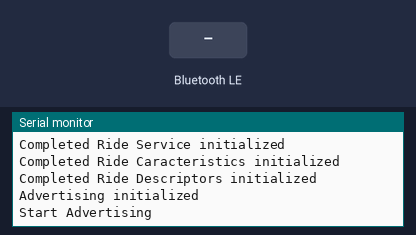
Bench run of a program on a simulated ESP32. On the bench: the last lines printed to the serial monitor. Inputs (shaded band) come from the test bench. Nothing arrives over Bluetooth unless stated; a phone connects over Bluetooth LE 3 s after start.

Above: at 1.2 s.
1.3 s: Bluetooth LE write "1" received
At 2.4 s:
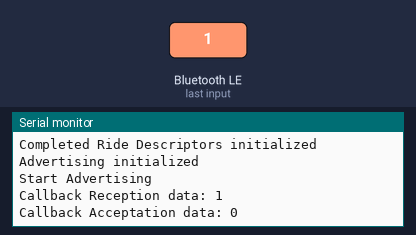
2.8 s: Bluetooth LE write "0" received
At 2.96 s:
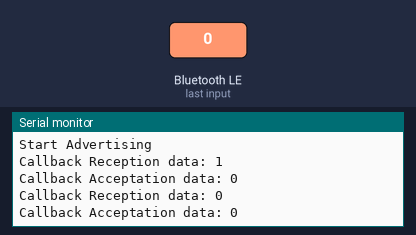
4.5 s: Bluetooth LE write "0" received
At 4.66 s:
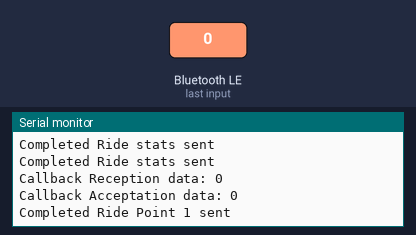
6.4 s: Bluetooth LE write "1" received
At 6.51 s:
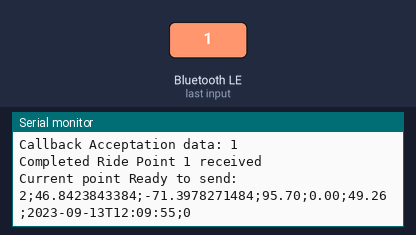

Measured:
- after the input at 1.3 s, the serial monitor: prints a new line at once (image 1)
- after the input at 2.8 s, the serial monitor: prints a new line at once (image 2)
- after the input at 4.5 s, the serial monitor: prints a new line at once (image 3)
- after the input at 6.4 s, the serial monitor: prints a new line at once (image 4)

The program:

main.cpp
```cpp
#include <Arduino.h>
#include <BLEDevice.h>
#include <BLEServer.h>
#include <BLEUtils.h>
#include <BLESecurity.h>

/*----- BLE -----*/
#define BLE_DEVICE_NAME "TrackSense_TEST_ENVOI"
#define BLE_PIN_CODE "123456"
#define BLE_TRUE "true"
#define BLE_FALSE "false"
#define BLE_OK "ok"

#define BLE_DELAY_SEND_STATS_MS 1000
#define BLE_DELAY_SEND_POINT_MS 200

// Service et caracterisiques pour CompletedRide
#define BLE_COMPLETED_RIDE_SERVICE_UUID "62ffab64-3646-4fb9-88d8-541deb961192"

#define BLE_COMPLETED_RIDE_CARACTRISTIC_STATS "51656aa8-b795-427f-a96c-c4b6c57430dd"
#define BLE_COMPLETED_RIDE_DESCRIPTOR_STATS_NAME "Completed Ride Stats"
#define BLE_COMPLETED_RIDE_DESCRIPTOR_STATS_UUID "5a2b4a0f-8ddd-4c69-a825-dbab5822ba0e"

#define BLE_COMPLETED_RIDE_NOTIFICATION_CARACTRISTIC "61656aa8-b795-427f-a96c-c4b6c57430dd"
#define BLE_COMPLETED_RIDE_DESCRIPTOR_NOTIF_NAME "Notification"
#define BLE_COMPLETED_RIDE_DESCRIPTOR_NOTIFICATION_UUID "6a2b4a0f-8ddd-4c69-a825-dbab5822ba0e"


// Donnees pour CompletedRide
#define RIDE_NB_POINTS 1000
#define RIDE_STATS "e3ba4698-d64b-447e-81f5-0bf0e09700eb;00000000-0000-0000-0000-000000000000;0.00;0.00;2023-09-13T12:09:55;2023-09-13T12:41:38;33.00;0.00;1000;0;"
#define RIDE_POINT String(";46.8423843384;-71.3978271484;95.70;0.00;49.26;2023-09-13T12:09:55;0")
#define RIDE_POINT_1 String("1;46.8423843384;-71.3978271484;95.70;0.00;49.26;2023-09-13T12:09:55;0")
#define RIDE_POINT_2 String("2;46.8425025940;-71.3976898193;99.40;0.00;47.78;2023-09-13T12:09:55;0")
#define RIDE_POINT_3 String("3;46.8427085876;-71.3974456787;101.90;0.00;46.11;2023-09-13T12:09:55;0")
#define RIDE_POINT_4 String("4;46.8428497314;-71.3972473145;102.50;0.00;28.89;2023-09-13T12:09:55;0")
#define RIDE_POINT_5 String("5;46.8428993225;-71.3971862793;101.90;0.00;19.08;2023-09-13T12:09:55;0")
String currentPoint;
int currentPointNumber = 1;
bool isPointReady = false;
bool isPointReceived = false;
bool isReady = false;
bool isReceived = false;

unsigned long dateBegin = 0;

///////////////////////////////////////////////////////////////////////////////////////////

class BLE
{
private:
    BLEServer* _serverBLE;
    BLEAdvertising* _advertisingBLE;

    BLEService* _completedRideService;

    BLECharacteristic* _CRStatsCaracteristic;
    BLECharacteristic* _CRNotificationCaracteristic;
    BLECharacteristic* _CRPointCaracteristic;
    BLECharacteristic* _CRPointNumberCaracteristic;
    BLECharacteristic* _CRIsReadyCaracteristic;

    BLEDescriptor* _CRStatsDescriptor;
    BLEDescriptor* _CRNotificationDescriptor;
    BLEDescriptor* _CRPointDescriptor;
    BLEDescriptor* _CRPointNumberDescriptor;
    BLEDescriptor* _CRIsReadyDescriptor;

    unsigned long _lastTimeStatsSent;
    unsigned long _lastTimePointSent;

    void initBLE();
    void initAdvertising();
    void initCompletedRideService();
    void initCompletedRideCaracteristics();
    void initCompletedRideDescriptors();
    void sendCompletedRideStats();
    void sendCompletedRideCurrentPoint();
    void confirmPointReceived();

public:
    static bool isDeviceConnected;
    static bool isCompletedRideStatsSending;
    static bool isCompletedRideStatsReceived;
    static bool isCompletedRidePointSending;
    static bool isCompletedRidePointReceived;
    static bool isAdvertiesingStarted;
    static int currentPointNumber;

    BLE();
    ~BLE();

    void tick();
};


/*----- Definition des membres statics -----*/
bool BLE::isDeviceConnected = false;
bool BLE::isCompletedRideStatsSending = false;
bool BLE::isCompletedRideStatsReceived = false;
bool BLE::isCompletedRidePointSending = false;
bool BLE::isCompletedRidePointReceived = false;
bool BLE::isAdvertiesingStarted = false;
int BLE::currentPointNumber = 0;

/*----- CallBacks -----*/
class ServerBLECallbacks
    : public BLEServerCallbacks
{
    void onConnect(BLEServer *p_server)
    {
        BLE::isDeviceConnected = true;
        BLE::isAdvertiesingStarted = false;
        Serial.println("Connected");
    }

    void onDisconnect(BLEServer *p_server)
    {
        BLE::isDeviceConnected = false;
        Serial.println("Disconnected");
    }
};

class CompletedRideReceiveStatsCallbacks
    : public BLECharacteristicCallbacks
{
    void onWrite(BLECharacteristic *p_characteristic)
    {
        std::string receivedData = p_characteristic->getValue();
        std::string acceptation = String(BLE::currentPointNumber).c_str();

        Serial.println(String("Callback Reception data: ") + String(receivedData.c_str()));
        Serial.println(String("Callback Acceptation data: ") + String(acceptation.c_str()));

        if (receivedData.compare(acceptation) == 0)
        {
            if (BLE::isCompletedRideStatsSending)
            {
                // Serial.println("Callback Stats reception");
                BLE::isCompletedRideStatsReceived = true;
                BLE::isCompletedRideStatsSending = false;
                BLE::currentPointNumber = 1;
            }
            else if (BLE::isCompletedRidePointSending)
            {
                // Serial.println("Callback point reception");
                BLE::isCompletedRidePointReceived = true;
                BLE::isCompletedRidePointSending = false;
            }
            // p_characteristic->setValue("sending");
        }
    }
};

// class CompletedRideReceivePointCallbacks
//     : public BLECharacteristicCallbacks
// {
//     void onWrite(BLECharacteristic *p_characteristic)
//     {
//         std::string receivedData = p_characteristic->getValue();
//         std::string okString = BLE_OK;
//
//         Serial.println("Confirmation reception point");
//         Serial.println(receivedData.c_str());
//
//         if (receivedData.compare(okString) == 0)
//         {
//             p_characteristic->setValue("");
//             BLE::isCompletedRidePointReceived = true;
//             BLE::isCompletedRidePointSending = false;
//         }
//     }
// };

/*----- BLE -----*/
BLE::BLE()
    :
    _serverBLE(nullptr),
    _advertisingBLE(nullptr),
    _completedRideService(nullptr),
    _CRStatsCaracteristic(nullptr),
    _CRNotificationCaracteristic(nullptr),
    _CRPointCaracteristic(nullptr),
    _CRPointNumberCaracteristic(nullptr),
    _CRIsReadyCaracteristic(nullptr),
    _CRStatsDescriptor(nullptr),
    _CRPointDescriptor(nullptr),
    _CRPointNumberDescriptor(nullptr),
    _CRIsReadyDescriptor(nullptr),
    _lastTimeStatsSent(0),
    _lastTimePointSent(0)
{
    this->initBLE();
    this->initCompletedRideService();
    this->initCompletedRideCaracteristics();
    this->initCompletedRideDescriptors();
    this->_completedRideService->start();
    this->initAdvertising();
    Serial.println("Start Advertising");
    this->_serverBLE->startAdvertising();
    BLE::isAdvertiesingStarted = true;
}

BLE::~BLE()
{
}

void BLE::tick()
{
    if (BLE::isDeviceConnected)
    {
        if (isReady)
        {
            if (!BLE::isCompletedRideStatsReceived || BLE::isCompletedRideStatsSending) // Renvoie les stats tant qu'on a pas la confirmation de reception
            {
                // Serial.println("Envoie des stats");
                this->sendCompletedRideStats();
            }
            else if (BLE::isCompletedRidePointReceived)
            {
                // Serial.println("Confirmation reception point");
                this->confirmPointReceived();
            }
            else if (BLE::isCompletedRideStatsReceived
                        && (isPointReady || BLE::isCompletedRidePointSending))
            {
                // Serial.println("Tick currentPointNumber : " + String(currentPointNumber));
                // Serial.println("Envoie du point");
                this->sendCompletedRideCurrentPoint();
            }
            // else if (BLE::isCompletedRideStatsReceived
            //             && RIDE_NB_POINTS
            //            >= currentPointNumber)
            // {
            //     Serial.println("Fin des points");
            //     isReady = false;
            //     isReceived = true;
            // }
        }
    }
    else if (!BLE::isAdvertiesingStarted)
    {
        Serial.println("Restart Advertising");
        isReady = true;
        // currentPoint = RIDE_POINT_1;
        currentPointNumber = 1;
        currentPoint = String(currentPointNumber) + String(RIDE_POINT);
        isPointReady = true;
        BLE::isCompletedRidePointReceived = false;
        BLE::isCompletedRideStatsReceived = false;
        BLE::isCompletedRidePointSending = false;
        BLE::currentPointNumber = 0;

        delay(500);
        BLE::isAdvertiesingStarted = true;
        this->_serverBLE->startAdvertising();
    }
}

void BLE::initBLE()
{
    BLEDevice::init(BLE_DEVICE_NAME);

    this->_serverBLE = BLEDevice::createServer();
    this->_serverBLE->setCallbacks(new ServerBLECallbacks());

    Serial.println("BLE initialized");
}

void BLE::initAdvertising()
{
    this->_advertisingBLE = this->_serverBLE->getAdvertising();
    this->_advertisingBLE->setScanResponse(true);
    this->_advertisingBLE->setMinPreferred(0x06);
    this->_advertisingBLE->setMinPreferred(0x12);
    this->_advertisingBLE->setAppearance(0x0000);

    this->_advertisingBLE->addServiceUUID(BLE_COMPLETED_RIDE_SERVICE_UUID);
    this->_advertisingBLE->start();
    Serial.println("Advertising initialized");
}

void BLE::initCompletedRideService()
{
    this->_completedRideService = this->_serverBLE->createService(BLE_COMPLETED_RIDE_SERVICE_UUID);
    // this->_completedRideService->start();
    Serial.println("Completed Ride Service initialized");
};

void BLE::initCompletedRideCaracteristics()
{
    this->_CRStatsCaracteristic = this->_completedRideService->
        createCharacteristic(BLE_COMPLETED_RIDE_CARACTRISTIC_STATS, BLECharacteristic::PROPERTY_READ);
    this->_CRStatsCaracteristic->setValue("id;plannedRideId;maxSpeed;avgSpeed;distance;duration;dateBegin;dateEnd;nbPoints;nbFalls");

    this->_CRNotificationCaracteristic = this->_completedRideService->
        createCharacteristic(BLE_COMPLETED_RIDE_NOTIFICATION_CARACTRISTIC, BLECharacteristic::PROPERTY_READ | BLECharacteristic::PROPERTY_WRITE | BLECharacteristic::PROPERTY_NOTIFY);
    this->_CRNotificationCaracteristic->setValue("sending");
    this->_CRNotificationCaracteristic->setCallbacks(new CompletedRideReceiveStatsCallbacks());

    // this->_CRPointCaracteristic = this->_completedRideService->
    //     createCharacteristic(BLE_COMPLETED_RIDE_CHARACTERISTIC_POINT, BLECharacteristic::PROPERTY_READ | BLECharacteristic::PROPERTY_WRITE);
    // this->_CRPointCaracteristic->setValue("idPoint;lat;long;alt;tmp;speed;date;effectiveTime");
    // this->_CRPointCaracteristic->setCallbacks(new CompletedRideReceivePointCallbacks());
    //
    // this->_CRPointNumberCaracteristic = this->_completedRideService->
    //     createCharacteristic(BLE_COMPLETED_RIDE_CHARACTERISTIC_POINT_NUMBER, BLECharacteristic::PROPERTY_READ | BLECharacteristic::PROPERTY_NOTIFY);
    // this->_CRPointNumberCaracteristic->setValue("0");
    //
    // this->_CRIsReadyCaracteristic = this->_completedRideService->
    //     createCharacteristic(BLE_COMPLETED_RIDE_CHARACTERISTIC_IS_STATS_READY, BLECharacteristic::PROPERTY_READ | BLECharacteristic::PROPERTY_WRITE | BLECharacteristic::PROPERTY_NOTIFY);
    // this->_CRIsReadyCaracteristic->setValue(BLE_FALSE);
    // this->_CRIsReadyCaracteristic->setCallbacks(new CompletedRideReceiveStatsCallbacks());

    Serial.println("Completed Ride Caracteristics initialized");
}

void BLE::initCompletedRideDescriptors()
{
    this->_CRStatsDescriptor = new BLEDescriptor(BLE_COMPLETED_RIDE_DESCRIPTOR_STATS_UUID);
    this->_CRStatsDescriptor->setValue(BLE_COMPLETED_RIDE_DESCRIPTOR_STATS_NAME);
    this->_CRStatsCaracteristic->addDescriptor(this->_CRStatsDescriptor);

    this->_CRNotificationDescriptor = new BLEDescriptor(BLE_COMPLETED_RIDE_DESCRIPTOR_NOTIFICATION_UUID);
    this->_CRNotificationDescriptor->setValue(BLE_COMPLETED_RIDE_DESCRIPTOR_NOTIF_NAME);
    this->_CRNotificationCaracteristic->addDescriptor(this->_CRNotificationDescriptor);

    Serial.println("Completed Ride Descriptors initialized");
}

void BLE::sendCompletedRideStats()
{
    unsigned long currentTime = millis();

    if ( (currentTime - this->_lastTimeStatsSent) >= BLE_DELAY_SEND_STATS_MS)
    {
        this->_lastTimeStatsSent = currentTime;
        dateBegin = currentTime;
        this->_CRStatsCaracteristic->setValue(RIDE_STATS);
        // this->_CRIsReadyCaracteristic->setValue(BLE_TRUE);
        this->_CRNotificationCaracteristic->notify();
        BLE::isCompletedRideStatsSending = true;
        BLE::isCompletedRideStatsReceived = false;
        Serial.println("Completed Ride stats sent");
    }
}

void BLE::sendCompletedRideCurrentPoint()
{
    unsigned long currentTime = millis();

    if ( (currentTime - this->_lastTimePointSent) > BLE_DELAY_SEND_POINT_MS) // Envoie le point tant qu'on a pas la confirmation de reception
    {
        this->_lastTimePointSent = currentTime;
        // this->_CRPointCaracteristic->setValue(currentPoint.c_str());
        this->_CRStatsCaracteristic->setValue(currentPoint.c_str());
        // Serial.println("notification charac value : " + String(this->_CRNotificationCaracteristic->getValue().c_str()));
        // Serial.println("BLE::currentPointNumber : " + String(BLE::currentPointNumber));

        // if (currentPointNumber == 0)
        // {
        //     currentPointNumber = 1;
        // }

        // Serial.println("sendCompletedRideCurrentPoint currentPointNumber : " + String(currentPointNumber));
        // Serial.println("sendCompletedRideCurrentPoint BLE::currentPointNumber : " + String(BLE::currentPointNumber));
        // BLE::currentPointNumber = currentPointNumber;
        // Serial.println("BLE::currentPointNumber : " + String(BLE::currentPointNumber));
        // Serial.println("currentPointNumber : " + String(currentPointNumber));
        this->_CRNotificationCaracteristic->setValue("sending");
        this->_CRNotificationCaracteristic->notify();
        BLE::isCompletedRidePointSending = true;
        // BLE::isCompletedRidePointReceived = false;

        isPointReady = false;
        Serial.println(String("Completed Ride Point ") + String(BLE::currentPointNumber) + String(" sent"));
    }
}

void BLE::confirmPointReceived()
{
    BLE::isCompletedRidePointReceived = false;

    if (RIDE_NB_POINTS > currentPointNumber)
    {
        isPointReady = false;
        isPointReceived = true;
        Serial.println(String("Completed Ride Point ") + String(currentPointNumber) +  String(" received"));
    }
    else
    {
        unsigned long dateEnd = millis();
        unsigned long milli = (dateEnd - dateBegin);
        unsigned long secondes = milli / 1000;
        double minutes = secondes / 60.0;
        Serial.println("End of points");
        Serial.println("Time to send complete ride with " + String(RIDE_NB_POINTS) + " points: " + String(milli) + " ms");
        Serial.println("Time to send complete ride with " + String(RIDE_NB_POINTS) + " points: " + String(secondes) + " secondes");
        Serial.println("Time to send complete ride with " + String(RIDE_NB_POINTS) + " points: " + String(minutes) + " minutes");

        isReady = false;
        isReceived = true;
    }
}

///////////////////////////////////////////////////////////////////////////////////////////

BLE* serveurBLE;

void setup() {
  Serial.begin(115200);
  Serial.println("Bienvenue dans le test d'envoi Bluetooth !");

  serveurBLE = new BLE();

  isReady = true;
  currentPoint = RIDE_POINT_1;
  currentPointNumber = 1;
  isPointReady = true;
}

void loop() {
    if (isPointReceived)
    {
        isPointReceived = false;
        ++currentPointNumber;
        ++BLE::currentPointNumber;
        // Serial.println("Loop currentPointNumber : " + String(currentPointNumber));
        currentPoint = String(BLE::currentPointNumber) + String(RIDE_POINT);
        isPointReady = true;
        // switch (cur)
        // {
        //     case 1:
        //         currentPoint = RIDE_POINT_1;
        //         isPointReady = true;
        //         break;
        //     case 2:
        //         currentPoint = RIDE_POINT_2;
        //         isPointReady = true;
        //         break;
        //     case 3:
        //         currentPoint = RIDE_POINT_3;
        //         isPointReady = true;
        //         break;
        //     case 4:
        //         currentPoint = RIDE_POINT_4;
        //         isPointReady = true;
        //         break;
        //     case 5:
        //         currentPoint = RIDE_POINT_5;
        //         isPointReady = true;
        //         break;
        //     default:
        //         break;
        // }
        Serial.println(String("Current point Ready to send: ") + String(currentPoint));
        // Serial.println("Completed Ride Point Ready to send");
    }
    serveurBLE->tick();
}
```
